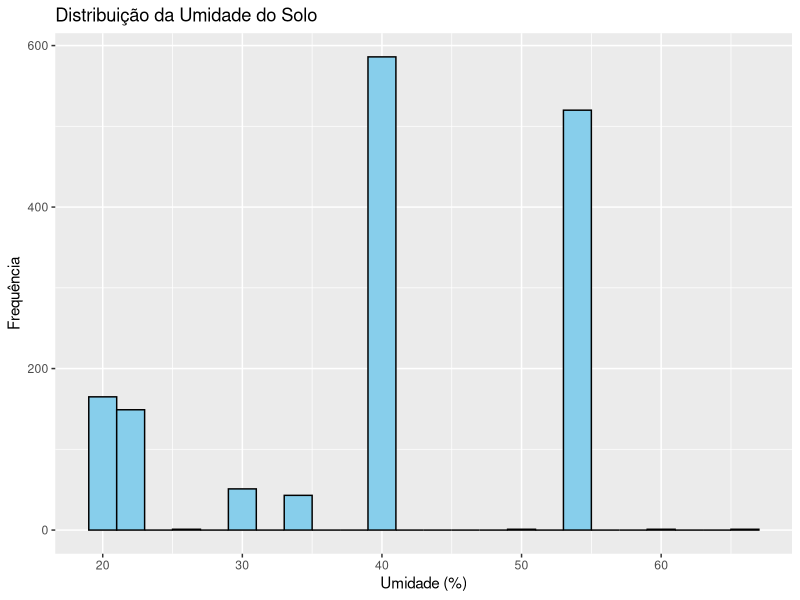
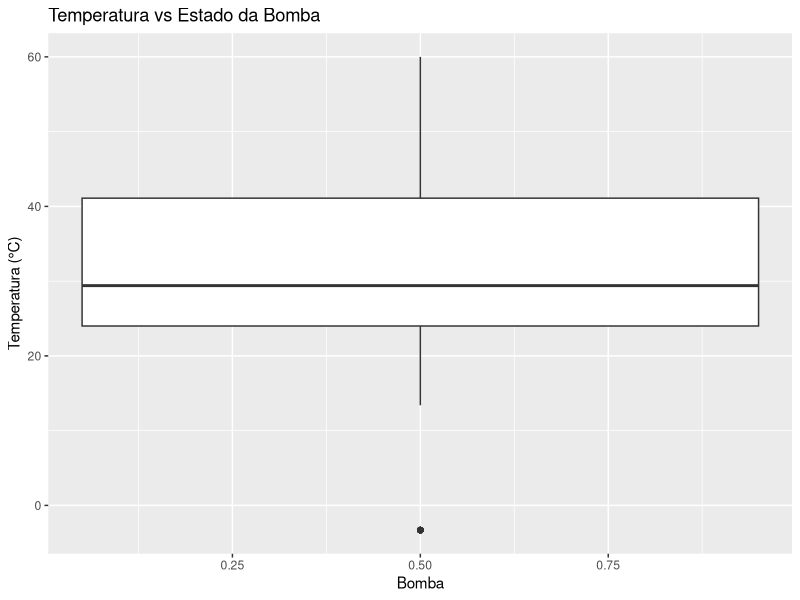
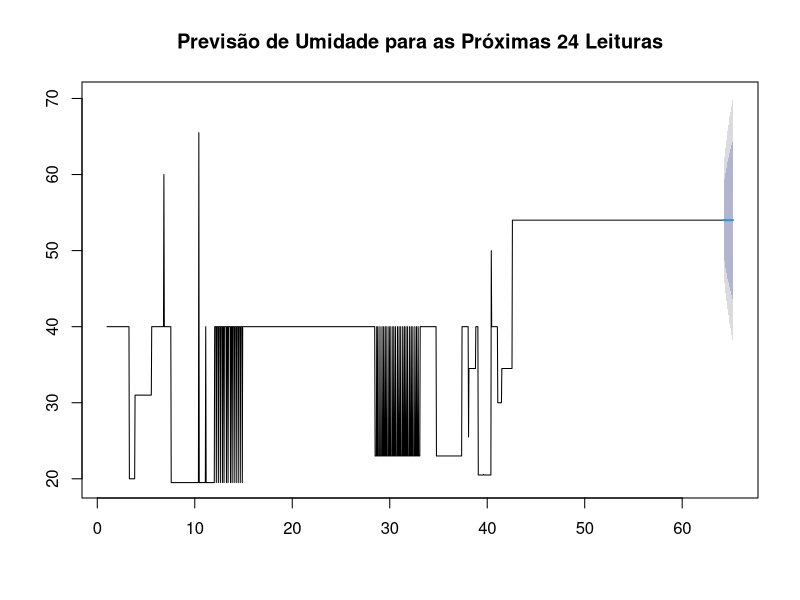

Recreate these plots in R, in order.
# Análise Estatística de Dados de Sensores - FarmTech Solutions

# Função para instalar e carregar pacotes
install_and_load <- function(package) {
  if (!require(package, character.only = TRUE)) {
    cat("Instalando pacote:", package, "\n")
    install.packages(package, repos = "https://cran.rstudio.com/")
    library(package, character.only = TRUE)
  }
}

# Pacotes necessários
cat("=== VERIFICANDO E INSTALANDO PACOTES ===\n")
required_packages <- c("dplyr", "ggplot2", "readr", "lubridate", "forecast")

for (pkg in required_packages) {
  install_and_load(pkg)
}

cat("✅ Todos os pacotes carregados com sucesso!\n\n")

# Carregar os dados exportados do banco PostgreSQL
df <- read_csv("leituras_sensores.csv")

# Transformar coluna de timestamp em formato de data/hora
# Verifica se a coluna é 'timestamp' ou 'data_hora_leitura'
if("timestamp" %in% colnames(df)) {
  df$timestamp <- ymd_hms(df$timestamp)
} else {
  # Converte data_hora_leitura para timestamp se necessário
  df$timestamp <- ymd_hms(df$data_hora_leitura)
}

# Converter variáveis booleanas para numéricas se necessário
if("bomba_dagua" %in% colnames(df)) {
  if(is.character(df$bomba_dagua) || is.logical(df$bomba_dagua)) {
    df$bomba_dagua <- ifelse(df$bomba_dagua == TRUE | df$bomba_dagua == "true" | df$bomba_dagua == "True", 1, 0)
  }
}

if("fosforo" %in% colnames(df)) {
  if(is.character(df$fosforo) || is.logical(df$fosforo)) {
    df$fosforo <- ifelse(df$fosforo == TRUE | df$fosforo == "true" | df$fosforo == "True", 1, 0)
  }
}

if("potassio" %in% colnames(df)) {
  if(is.character(df$potassio) || is.logical(df$potassio)) {
    df$potassio <- ifelse(df$potassio == TRUE | df$potassio == "true" | df$potassio == "True", 1, 0)
  }
}

# Resumo estatístico das variáveis
cat("=== RESUMO ESTATÍSTICO DOS DADOS ===\n")
print(summary(df))

# Correlação entre variáveis numéricas
cat("\n=== CORRELAÇÕES ===\n")
cat("Correlação Umidade vs pH:", cor(df$umidade, df$ph, use = "complete.obs"), "\n")
cat("Correlação Umidade vs Temperatura:", cor(df$umidade, df$temperatura, use = "complete.obs"), "\n")

# Histograma da umidade
ggplot(df, aes(x = umidade)) +
  geom_histogram(binwidth = 2, fill = "skyblue", color = "black") +
  labs(title = "Distribuição da Umidade do Solo", x = "Umidade (%)", y = "Frequência")

# Boxplot de temperatura por status da bomba
ggplot(df, aes(x = bomba_dagua, y = temperatura, fill = bomba_dagua)) +
  geom_boxplot() +
  labs(title = "Temperatura vs Estado da Bomba", x = "Bomba", y = "Temperatura (°C)")

# Série temporal da umidade
df_ts <- df %>%
  arrange(timestamp) %>%
  select(timestamp, umidade)

serie_umidade <- ts(df_ts$umidade, frequency = 24)

# Modelo de previsão automática
modelo <- auto.arima(serie_umidade)
previsao <- forecast(modelo, h = 24)

# Plot da previsão
plot(previsao, main = "Previsão de Umidade para as Próximas 24 Leituras")

# Informações sobre o modelo
cat("\n=== MODELO DE PREVISÃO ===\n")
print(modelo)

cat("\n=== PREVISÕES PARA AS PRÓXIMAS 24 LEITURAS ===\n")
print(previsao)

# Exportar resumo
write.csv(summary(df), "resumo_estatistico.csv")

cat("\n=== ARQUIVOS GERADOS ===\n")
cat("✅ resumo_estatistico.csv - Resumo estatístico salvo\n")
cat("📊 Gráficos gerados: Histograma, Boxplot, Previsão\n")

cat("\n=== ANÁLISE CONCLUÍDA COM SUCESSO ===\n")
cat("Total de registros analisados:", nrow(df), "\n")
cat("Período dos dados:", min(df$timestamp, na.rm=TRUE), "a", max(df$timestamp, na.rm=TRUE), "\n")
